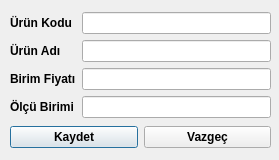
<?xml version="1.0" encoding="UTF-8"?>
<ui version="4.0">
 <class>urunguncelle</class>
 <widget class="QDialog" name="urunguncelle">
  <property name="geometry">
   <rect>
    <x>0</x>
    <y>0</y>
    <width>279</width>
    <height>160</height>
   </rect>
  </property>
  <property name="minimumSize">
   <size>
    <width>279</width>
    <height>160</height>
   </size>
  </property>
  <property name="maximumSize">
   <size>
    <width>279</width>
    <height>160</height>
   </size>
  </property>
  <property name="windowTitle">
   <string>Ürün Güncelle</string>
  </property>
  <property name="windowIcon">
   <iconset resource="../images.qrc">
    <normaloff>:/icons/win_icon.png</normaloff>:/icons/win_icon.png</iconset>
  </property>
  <widget class="QWidget" name="layoutWidget">
   <property name="geometry">
    <rect>
     <x>10</x>
     <y>10</y>
     <width>261</width>
     <height>141</height>
    </rect>
   </property>
   <layout class="QVBoxLayout" name="verticalLayout_3">
    <item>
     <layout class="QHBoxLayout" name="horizontalLayout_2">
      <item>
       <layout class="QVBoxLayout" name="verticalLayout_2">
        <item>
         <widget class="QLabel" name="label">
          <property name="font">
           <font>
            <weight>75</weight>
            <bold>true</bold>
           </font>
          </property>
          <property name="text">
           <string>Ürün Kodu</string>
          </property>
         </widget>
        </item>
        <item>
         <widget class="QLabel" name="label_2">
          <property name="font">
           <font>
            <weight>75</weight>
            <bold>true</bold>
           </font>
          </property>
          <property name="text">
           <string>Ürün Adı</string>
          </property>
         </widget>
        </item>
        <item>
         <widget class="QLabel" name="label_3">
          <property name="font">
           <font>
            <weight>75</weight>
            <bold>true</bold>
           </font>
          </property>
          <property name="text">
           <string>Birim Fiyatı</string>
          </property>
         </widget>
        </item>
        <item>
         <widget class="QLabel" name="label_4">
          <property name="font">
           <font>
            <weight>75</weight>
            <bold>true</bold>
           </font>
          </property>
          <property name="text">
           <string>Ölçü Birimi</string>
          </property>
         </widget>
        </item>
       </layout>
      </item>
      <item>
       <layout class="QVBoxLayout" name="verticalLayout">
        <item>
         <widget class="QLineEdit" name="edtUrunKodu">
          <property name="readOnly">
           <bool>false</bool>
          </property>
         </widget>
        </item>
        <item>
         <widget class="QLineEdit" name="edtUrunAdi"/>
        </item>
        <item>
         <widget class="QLineEdit" name="edtBirimFiyati"/>
        </item>
        <item>
         <widget class="QLineEdit" name="edtOlcuBirimi"/>
        </item>
       </layout>
      </item>
     </layout>
    </item>
    <item>
     <layout class="QHBoxLayout" name="horizontalLayout">
      <item>
       <widget class="QPushButton" name="btnKaydet">
        <property name="font">
         <font>
          <weight>75</weight>
          <bold>true</bold>
         </font>
        </property>
        <property name="text">
         <string>Kaydet</string>
        </property>
       </widget>
      </item>
      <item>
       <widget class="QPushButton" name="btnVazgec">
        <property name="font">
         <font>
          <weight>75</weight>
          <bold>true</bold>
         </font>
        </property>
        <property name="text">
         <string>Vazgeç</string>
        </property>
       </widget>
      </item>
     </layout>
    </item>
   </layout>
  </widget>
 </widget>
 <resources>
  <include location="../images.qrc"/>
 </resources>
 <connections/>
</ui>
